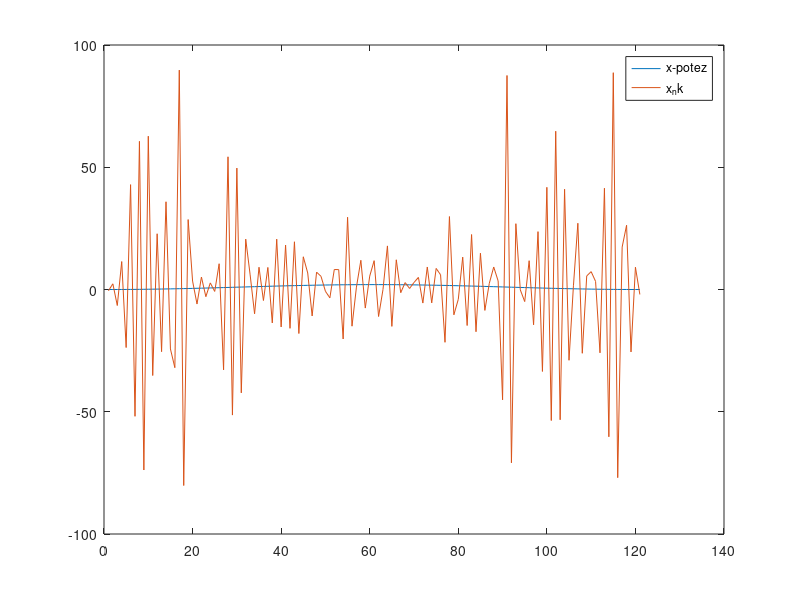

The MATLAB source for this figure:

%učitavanje podataka
load primjer_osjetljivosti_pnk_Ax.mat;
%svd
[U,S,V] = svd(A);
r = rank(A); %121
size(A); %150 x 121
n = size(x,1);

%uvjetovanost
cond_A = cond(A); %2.924132758112890e+09

%crtanje svojstvenih vrijednosti
semilogy(diag(S), "c*");
%ovdje isto mogu vidjet da je punog randa jer je najmanja singularna
%vrijednost reda velicine 10 ^(-2)
%veliki raspon svojstvenih vrijednosti

b = A * x; 
size(b); %ovo je 150 x 1
eta = randn(size(b,1), 1);
b_new = b + eta; %greške su tek u petoj znamenci

%rjesenje metode najmanjih kvadrata SVDom
[U_,S_,V_] = svd(A,"econ"); %ponovo rješavam isti problem

for (i=1:n)
    S_(i,i) = 1 / S_(i,i);
end

x_nk = V_ * S_ * U_' * b_new; %ovo je velika norma!
  
norm(A*x-b,2); 
norm(A*x_nk-b_new,2);

norm(x-x_nk, 2) 


plot(1:121, x, 1:121, x_nk) %mogu i plot pa hold pa plot
legend("x-potez", "x_nk")
%plot(x, x_nk)

%x_nk jako los, matrica je lose uvjetovana -> najmanja singularna
%vrijednost je jako mala 






